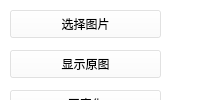
  <widget class="QDockWidget" name="dockWidget">
   <property name="minimumSize">
    <size>
     <width>172</width>
     <height>46</height>
    </size>
   </property>
   <property name="styleSheet">
    <string notr="true">background-color: rgba(255, 255, 255, 100);</string>
   </property>
   <property name="windowTitle">
    <string> 工具箱</string>
   </property>
   <attribute name="dockWidgetArea">
    <number>1</number>
   </attribute>
   <widget class="QWidget" name="dockWidgetContents">
    <widget class="QPushButton" name="pushButton">
     <property name="geometry">
      <rect>
       <x>10</x>
       <y>10</y>
       <width>151</width>
       <height>28</height>
      </rect>
     </property>
     <property name="styleSheet">
      <string notr="true"/>
     </property>
     <property name="text">
      <string>选择图片</string>
     </property>
    </widget>
    <widget class="QPushButton" name="pushButton_gray">
     <property name="geometry">
      <rect>
       <x>10</x>
       <y>90</y>
       <width>151</width>
       <height>28</height>
      </rect>
     </property>
     <property name="text">
      <string>灰度化</string>
     </property>
    </widget>
    <widget class="QPushButton" name="pushButton_junzhi">
     <property name="geometry">
      <rect>
       <x>10</x>
       <y>130</y>
       <width>151</width>
       <height>28</height>
      </rect>
     </property>
     <property name="text">
      <string>均值滤波</string>
     </property>
    </widget>
    <widget class="QLabel" name="label_2">
     <property name="geometry">
      <rect>
       <x>10</x>
       <y>280</y>
       <width>72</width>
       <height>15</height>
      </rect>
     </property>
     <property name="text">
      <string/>
     </property>
    </widget>
    <widget class="QLabel" name="label_3">
     <property name="geometry">
      <rect>
       <x>10</x>
       <y>310</y>
       <width>72</width>
       <height>15</height>
      </rect>
     </property>
     <property name="text">
      <string/>
     </property>
    </widget>
    <widget class="QPushButton" name="pushButton_junzhi_2">
     <property name="geometry">
      <rect>
       <x>10</x>
       <y>170</y>
       <width>151</width>
       <height>28</height>
      </rect>
     </property>
     <property name="text">
      <string>边缘检测</string>
     </property>
    </widget>
    <widget class="QPushButton" name="pushButton_junzhi_3">
     <property name="geometry">
      <rect>
       <x>10</x>
       <y>210</y>
       <width>151</width>
       <height>28</height>
      </rect>
     </property>
     <property name="text">
      <string>边缘检测+原图</string>
     </property>
    </widget>
    <widget class="QSlider" name="horizontalSlider_2">
     <property name="geometry">
      <rect>
       <x>9</x>
       <y>250</y>
       <width>151</width>
       <height>31</height>
      </rect>
     </property>
     <property name="styleSheet">
      <string notr="true">QSlider::add-page:Horizontal
     {     
        background-color: rgb(223, 223, 223);
        height:4px;
     }
     QSlider::sub-page:Horizontal 
    {
        background-color:black;
        height:4px;
     }
    QSlider::groove:Horizontal 
    {
        background:transparent;
        height:10px;
		border-radius: 5px;
    }
    QSlider::handle:Horizontal 
    {
        height: 20px;
        width:20px;
        border-image: url(:/myImage/images/slide.png);
        margin: -8 0px;
    }
</string>
     </property>
     <property name="maximum">
      <number>100</number>
     </property>
     <property name="singleStep">
      <number>1</number>
     </property>
     <property name="value">
      <number>50</number>
     </property>
     <property name="orientation">
      <enum>Qt::Horizontal</enum>
     </property>
    </widget>
    <widget class="QLabel" name="label_fuhe">
     <property name="geometry">
      <rect>
       <x>70</x>
       <y>280</y>
       <width>91</width>
       <height>16</height>
      </rect>
     </property>
     <property name="text">
      <string>0.5:0.5</string>
     </property>
    </widget>
    <widget class="QLabel" name="label_5">
     <property name="geometry">
      <rect>
       <x>10</x>
       <y>280</y>
       <width>51</width>
       <height>16</height>
      </rect>
     </property>
     <property name="text">
      <string>比例：</string>
     </property>
    </widget>
    <widget class="QPushButton" name="pushButton_origin">
     <property name="geometry">
      <rect>
       <x>10</x>
       <y>50</y>
       <width>151</width>
       <height>28</height>
      </rect>
     </property>
     <property name="text">
      <string>显示原图</string>
     </property>
    </widget>
    <widget class="QPushButton" name="pushButton_gamma">
     <property name="geometry">
      <rect>
       <x>10</x>
       <y>310</y>
       <width>151</width>
       <height>28</height>
      </rect>
     </property>
     <property name="text">
      <string>伽马变换</string>
     </property>
    </widget>
    <widget class="QPushButton" name="pushButton_turnleft">
     <property name="geometry">
      <rect>
       <x>10</x>
       <y>450</y>
       <width>64</width>
       <height>64</height>
      </rect>
     </property>
     <property name="styleSheet">
      <string notr="true">border-radius:32px;
background-repeat:no-repeat;
background-position:center;
background-image: url(:/myImage/images/turn-left.png);</string>
     </property>
     <property name="text">
      <string/>
     </property>
    </widget>
    <widget class="QPushButton" name="pushButton_turnright">
     <property name="geometry">
      <rect>
       <x>90</x>
       <y>450</y>
       <width>64</width>
       <height>64</height>
      </rect>
     </property>
     <property name="styleSheet">
      <string notr="true">border-radius:32px;
background-repeat:no-repeat;
background-position:center;
background-image: url(:/myImage/images/turn-right.png);</string>
     </property>
     <property name="text">
      <string/>
     </property>
    </widget>
    <widget class="QPushButton" name="pushButton_turnleft_2">
     <property name="geometry">
      <rect>
       <x>10</x>
       <y>520</y>
       <width>64</width>
       <height>64</height>
      </rect>
     </property>
     <property name="styleSheet">
      <string notr="true">border-radius:32px;
background-repeat:no-repeat;
background-position:center;
background-image: url(:/myImage/images/shuiping.png);</string>
     </property>
     <property name="text">
      <string/>
     </property>
    </widget>
    <widget class="QPushButton" name="pushButton_turnleft_3">
     <property name="geometry">
      <rect>
       <x>90</x>
       <y>520</y>
       <width>64</width>
       <height>64</height>
      </rect>
     </property>
     <property name="styleSheet">
      <string notr="true">border-radius:32px;
background-repeat:no-repeat;
background-position:center;
background-image: url(:/myImage/images/chuizhi.png);</string>
     </property>
     <property name="text">
      <string/>
     </property>
    </widget>
    <widget class="QPushButton" name="pushButton_sr">
     <property name="geometry">
      <rect>
       <x>10</x>
       <y>390</y>
       <width>151</width>
       <height>31</height>
      </rect>
     </property>
     <property name="text">
      <string>超分辨率</string>
     </property>
    </widget>
    <widget class="QPushButton" name="pushButton_bic">
     <property name="geometry">
      <rect>
       <x>10</x>
       <y>350</y>
       <width>151</width>
       <height>31</height>
      </rect>
     </property>
     <property name="text">
      <string>bicubic放大</string>
     </property>
    </widget>
   </widget>
  </widget>
